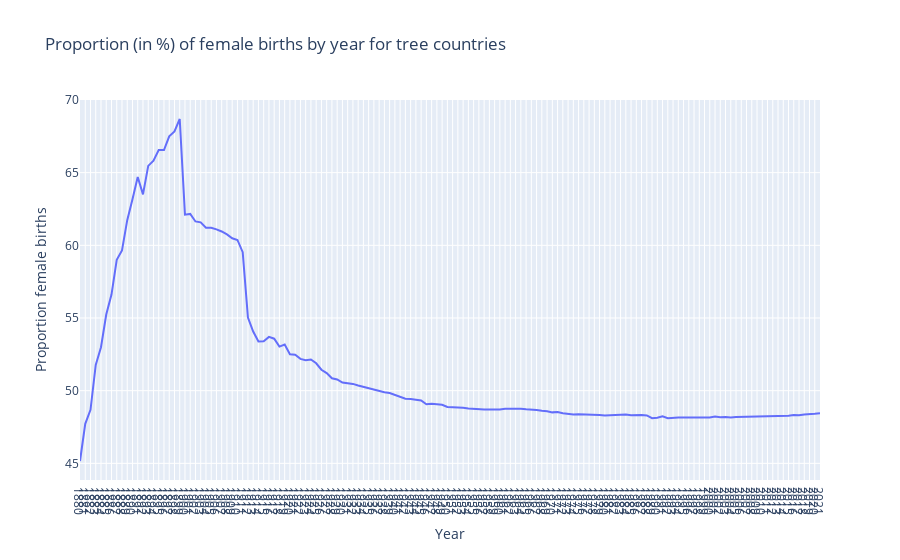

Notebook code for this chart:
### Markdown cell above
**QUESTION:** Plot the proportion of female births as a function of year and French, US, en British babynames data. Compare with what you get from `births-fr.hdf`.

Don't forget: title, axes labels, ticks, scales, etc.

Because of what we did before, the `plot` method of a `DataFrame` with be rendered using `plotly`, so you can use this. But you can use also `seaborn` or any other available plotting library that you want.

__Hint:__ Mind the missing values in the `year` column

### Code cell
# For the aggregated data 

# Group the data by year and compute the proportion of female births
def transformData(df):
    rez = (df.groupby(['year', 'gender']).sum(numeric_only = True)
                                                 .unstack('gender')
                  )
    return (100 * rez['count']['Female'] / (rez['count']['Female'] + rez['count']['Male']))

prop_female = transformData(df_total)

# Plot the data
fig = px.line(prop_female, x=prop_female.index, y=prop_female.values, title='Proportion (in %) of female births by year for tree countries')
fig.update_layout(xaxis_title='Year', yaxis_title='Proportion female births', xaxis_tickmode='linear')
fig.show()

### Figure 1 — Plotly figure (JSON) as saved in the notebook; plotly's stock layout.template omitted (floating-point values rounded to 4 significant figures; data arrays with more than 128 entries replaced by an {"elided": "..."} marker saying what was removed)
{"data": [{"hovertemplate": "year=%{x}<br>y=%{y}<extra></extra>", "legendgroup": "", "line": {"color": "#636efa", "dash": "solid"}, "marker": {"symbol": "circle"}, "mode": "lines", "name": "", "orientation": "v", "showlegend": false, "type": "scatter", "x": {"elided": "142 int values"}, "xaxis": "x", "y": {"elided": "142 float values"}, "yaxis": "y"}], "layout": {"legend": {"tracegroupgap": 0}, "title": {"text": "Proportion (in %) of female births by year for tree countries"}, "xaxis": {"anchor": "y", "domain": [0, 1], "tickmode": "linear", "title": {"text": "Year"}}, "yaxis": {"anchor": "x", "domain": [0, 1], "title": {"text": "Proportion female births"}}}}
